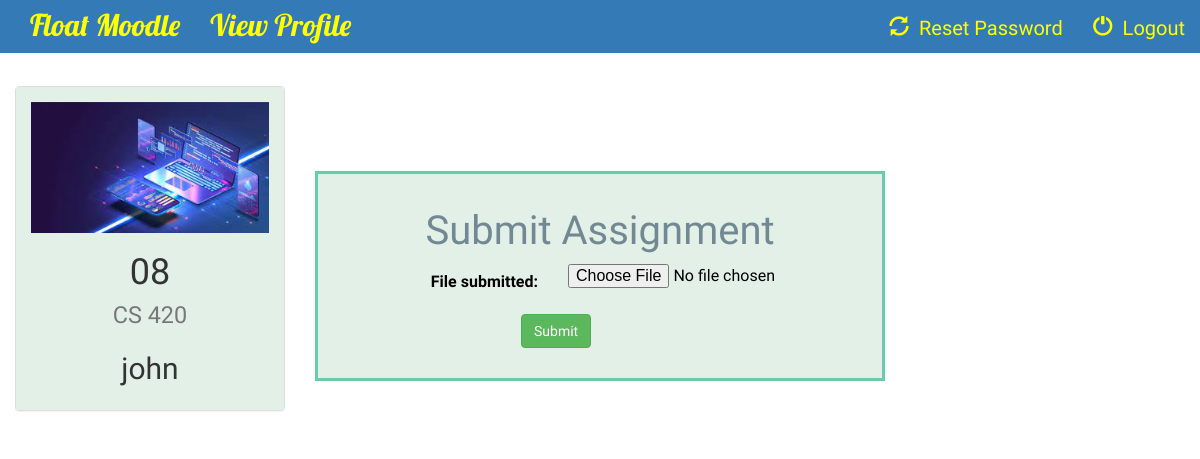
The app's page /course/2/upload_submission/ (signed in) with its own data.
### instructor/models.py (models this page shows, shortened)
class Course(models.Model):
    name = models.CharField(max_length=100)
    code = models.CharField(max_length=100)
    instructor = models.ForeignKey(Instructor, on_delete=models.CASCADE)
    course_logo = models.FileField(default=1)

class Instructor(models.Model):
    user = models.ForeignKey(User,on_delete=models.CASCADE, default=1)
    name = models.CharField(max_length=100)
    information = models.CharField(max_length=1000,default=1)
    def __str__(self):
        return self.name

### course/views.py (the view, shortened to what this page needs)
# urls.py: url(r'^(?P<assignment_id>[0-9]+)/upload_submission/$', views.upload_submission, name='upload_submission'),
@login_required
def upload_submission(request, assignment_id):
    form = SubmissionForm(request.POST or None, request.FILES or None)
    assignment = Assignment.objects.get(id=assignment_id)
    course_id = assignment.course.id
    course = Course.objects.get(id=course_id)
    return render(request, 'course/upload_submission.html', {'form': form,'course': course})

### course/forms.py
class SubmissionForm(forms.ModelForm):
    class Meta:
        model = Submission
        fields = ['file_submitted']

### course/templates/course/upload_submission.html (shortened to what this page needs)
{% extends 'course/basic_page.html' %}
{% block body %}
<br>
<div class="container-fluid">
    <div class="row">
        <div class="col-sm-6 col-md-3">
            <div class="panel panel-default">
                <div class="panel-body" style="background-color: #e3f0e8;border: 0px solid #66cdaa;">
                    <a href="{% url 'course:detail' course.id %}">
                        {% if course.course_logo %}
                            <img src="{{ course.course_logo.url }}" class="img-responsive">
                        {% else %}
                            <h3>No image to display</h3>
                        {% endif %}
                    </a>
                    <h1 align="center">{{ course.code }}<br> <small>{{ course.name }}</small></h1>
                    <h2 align="center">{{ course.instructor }}</h2>
                </div>
            </div>
        </div>
        <br><br><br>
        <div class="col-sm-6">
                <div class="panel-body"style="background-color:#e3f0e8;color:black;border: 3px solid #66cdaa;font-family: 'Abhaya Libre';font-size:16px;">
                    <h3 align="center"; style="text-align:center;font-family:Volkhov,cursive;font-size:40px;color: #728892">Submit Assignment</h3>
               <form class="form-horizontal" role="form" action="" method="post" enctype="multipart/form-data">
        {% for field in form %}
        <div class="form-group">
            <div class="col-sm-offset-2 col-sm-10">
            </div>
        <label class="control-label col-sm-5">{{ field.label_tag }}</label>
        <div class="col-sm-5">{{ field }}</div>
        </div>
        {% endfor %}
        <div class="form-group">
            <div class="col-sm-offset-4 col-sm-10">
                <button type="submit" class="btn btn-success">Submit</button>
            </div>
        </div>
    </form>
                </div>
            </div>
    </div>
</div>
{% endblock %}

### course/templates/course/basic_page.html (style rules this page uses)
a { color: yellow; }
body { background: url('') no-repeat center center fixed; background-size: cover; font-family: Ledger;font-size: 20px; }

### records on screen
Course: course_logo (picture), code "08", name "CS 420", instructor "john"

### other values on screen
{{ field.label_tag }} "File submitted:"
